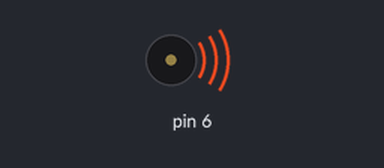
Recording of a sketch running on a simulated Arduino Uno, built with avr-gcc and run on an emulated ATmega328P. On the bench: buzzer (waves = sounding).

Above: at 0.2 s.
At 3.1 s:
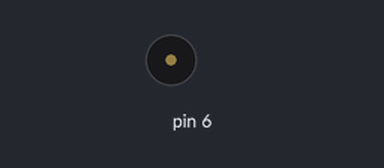
Timing chart, 0 to 5.8 s (numbered marks = the images above):
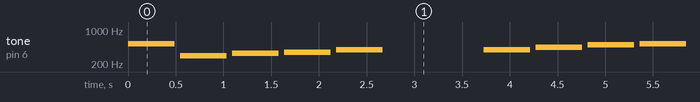

Measured:
- by itself, tone on pin 6: plays 523 Hz for 0.49 s, 294 Hz for 0.49 s, 330 Hz for 0.49 s, 349 Hz for 0.49 s, 392 Hz for 0.49 s, 392 Hz for 0.49 s … (188 notes in this stretch)

The sketch:

F-1.ino
```cpp
#define NOTE_GS4 415
#define NOTE_F4  349
#define NOTE_AS5 466
#define NOTE_C5  523
#define NOTE_B4  494
#define NOTE_C4  262
#define NOTE_DS4 311
#define NOTE_D4  294
#define NOTE_CS4 277
#define NOTE_CS5 554
#define NOTE_G4  392
#define NOTE_A4  440
#define NOTE_E4  330

#define MSG(a,b,c,d,e,f) Serial.print("Nota total: ");Serial.print(a);Serial.print(" Figura: ");Serial.print(b);Serial.print(" Duracion: ");Serial.print(c);Serial.print(" Silencio: ");Serial.print(d);Serial.print(" Tone duracion:");Serial.print(e);Serial.print(" Delay: ");Serial.println(f);

#define length(vec,tipo) sizeof(vec)/sizeof(tipo)

int BPM = 110;
int duracionTotalNota = (60000 * 4) / BPM;

void setup()
{
    pinMode(6, OUTPUT);
    Serial.begin(9600);
}

void tocarMelodia1()
{
    int nota1[] = {NOTE_C5, NOTE_D4, NOTE_E4, NOTE_F4, NOTE_G4};
    int figura1[] = {4, 4, 4, 4, 4};
    tocarMelodia(nota1, figura1, length(nota1, int));
}

void tocarMelodia2()
{
    int nota2[] = {NOTE_G4, NOTE_A4, NOTE_B4, NOTE_C5};
    int figura2[] = {4, 4, 4, 4};
    tocarMelodia(nota2, figura2, length(nota2, int));
}

void tocarMelodia3()
{
    int nota3[] = {NOTE_E4, NOTE_D4, NOTE_C4, NOTE_D4};
    int figura3[] = {8, 8, 8, 8};
    tocarMelodia(nota3, figura3, length(nota3, int));
}

void tocarMelodia(int notas[], int figuras[], int longitud)
{
    for (int i = 0; i < longitud; i++) {
        int duracionNota = (duracionTotalNota / figuras[i]);
        tone(6, notas[i], duracionNota * 0.9);
        delay(duracionNota);
        noTone(6);
    }
}

void loop()
{
    tocarMelodia1();
    delay(1000);
    tocarMelodia2();
    delay(1000);
    tocarMelodia3();
    delay(1000);
}
```
